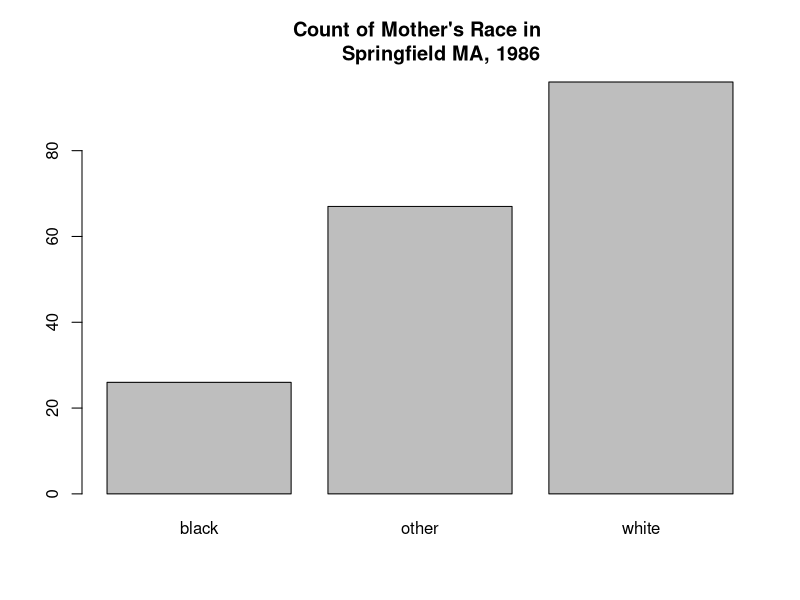
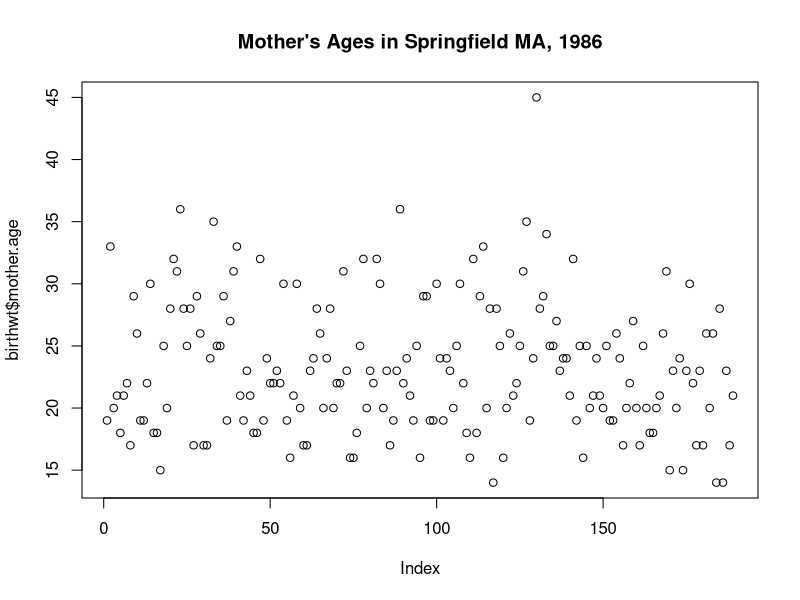
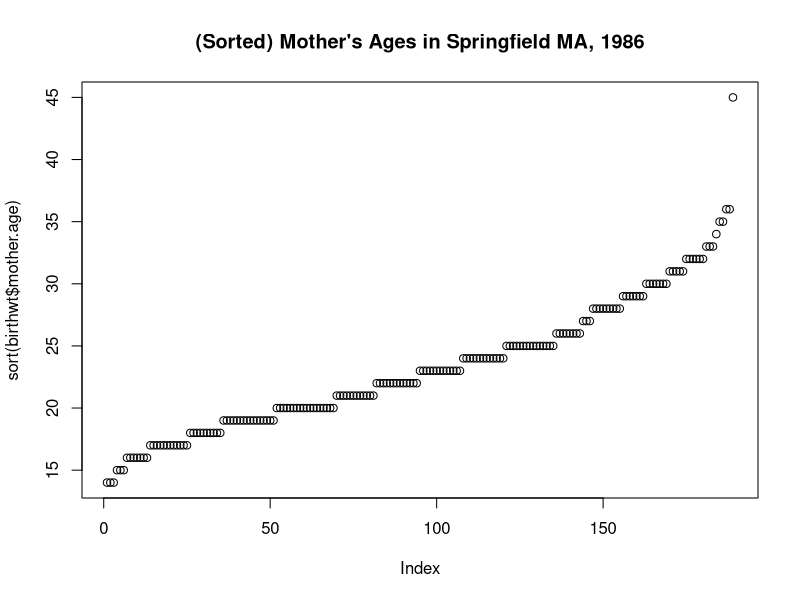
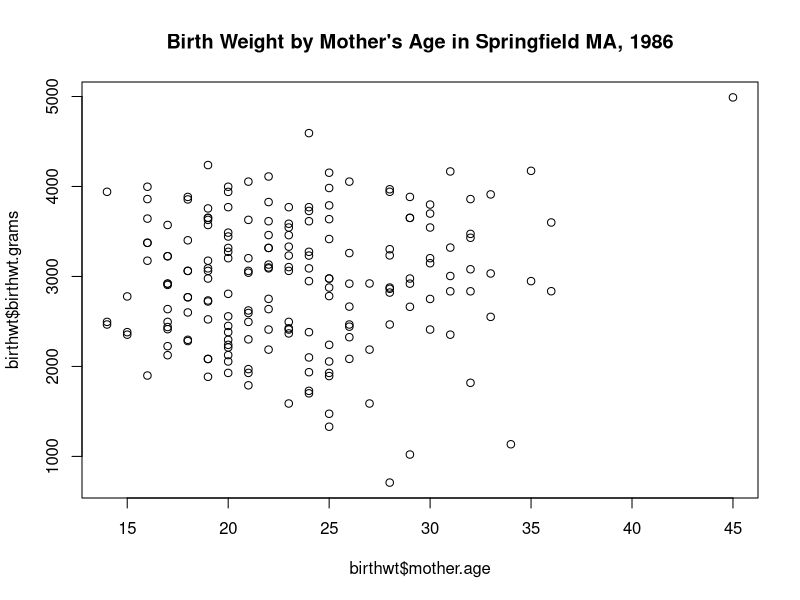
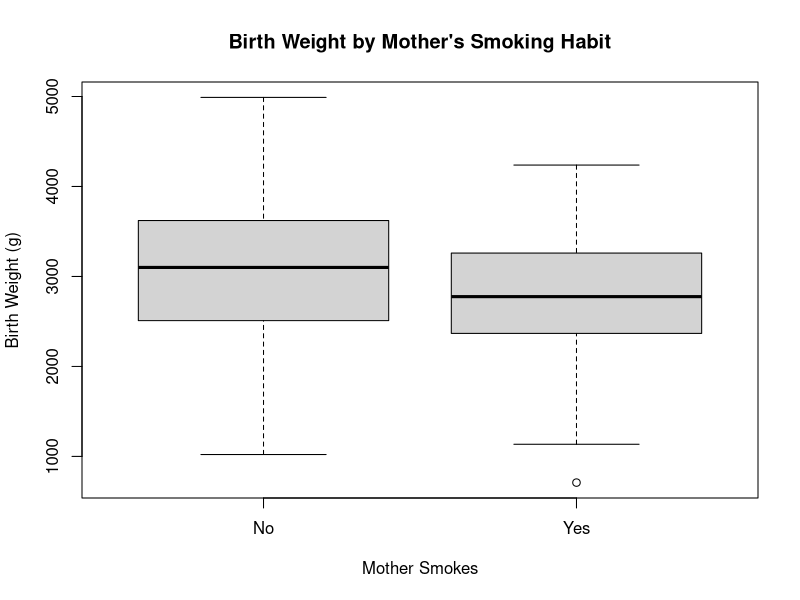
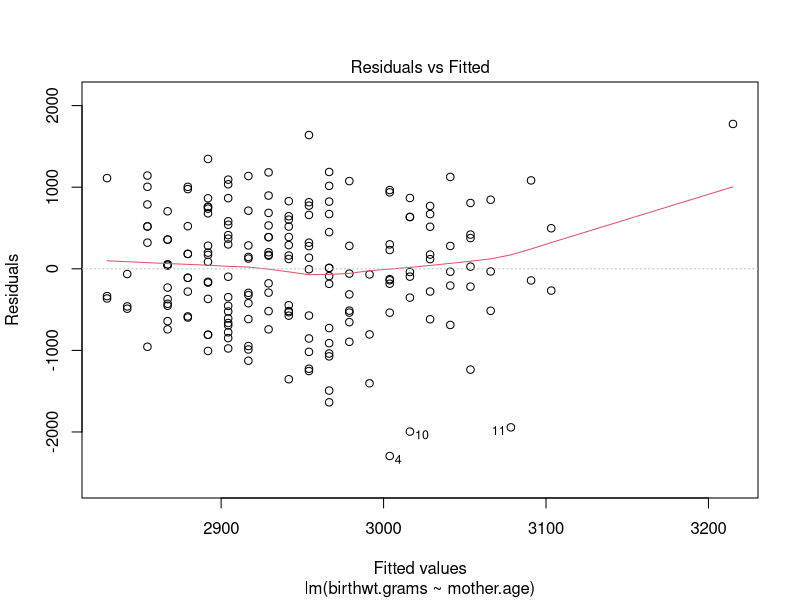
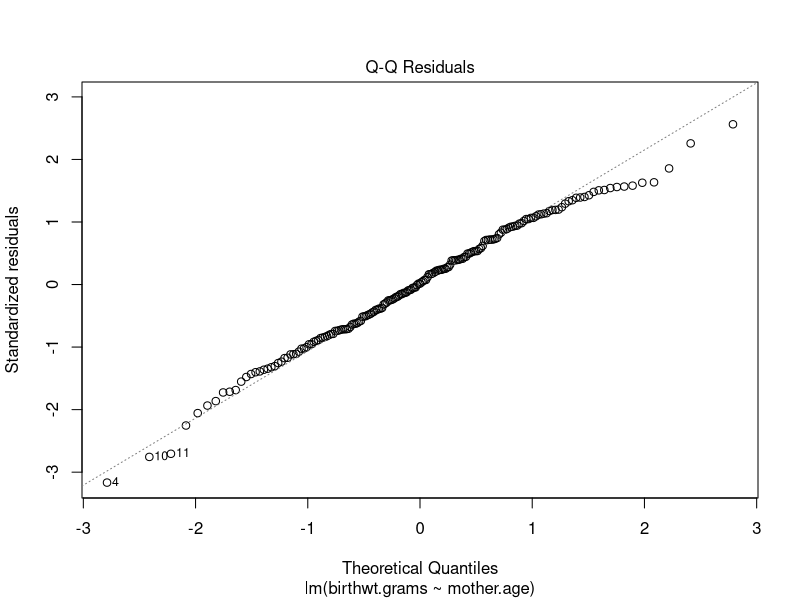
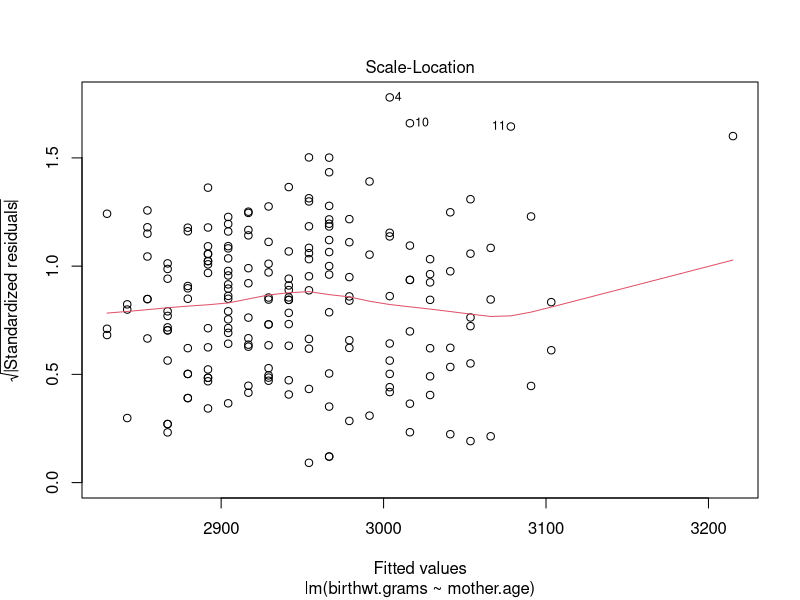

Reproduce these figures in R, in order.
## ---- chunk 1
library(MASS)
data(birthwt)
summary(birthwt)
## ---- chunk 2
colnames(birthwt)
colnames(birthwt) <- c("birthwt.below.2500", "mother.age", 
                       "mother.weight", "race",
                       "mother.smokes", "previous.prem.labor", 
                       "hypertension", "uterine.irr",
                       "physician.visits", "birthwt.grams")
## ---- chunk 3
birthwt$race <- factor(c("white", "black", "other")[birthwt$race])
birthwt$mother.smokes <- factor(c("No", "Yes")[birthwt$mother.smokes + 1])
birthwt$uterine.irr <- factor(c("No", "Yes")[birthwt$uterine.irr + 1])
birthwt$hypertension <- factor(c("No", "Yes")[birthwt$hypertension + 1])
## ---- chunk 4
summary(birthwt)
## ---- chunk 5
plot (birthwt$race)
title (main = "Count of Mother's Race in 
       Springfield MA, 1986")
## ---- chunk 6
plot (birthwt$mother.age)
title (main = "Mother's Ages in Springfield MA, 1986")
## ---- chunk 7
plot (sort(birthwt$mother.age))
title (main = "(Sorted) Mother's Ages in Springfield MA, 1986")
## ---- chunk 8
plot (birthwt$mother.age, birthwt$birthwt.grams)
title (main = "Birth Weight by Mother's Age in Springfield MA, 1986")
## ---- chunk 9
plot (birthwt$mother.smokes, birthwt$birthwt.grams, main="Birth Weight by Mother's Smoking Habit", ylab = "Birth Weight (g)", xlab="Mother Smokes")
## ---- chunk 10
t.test (birthwt$birthwt.grams[birthwt$mother.smokes == "Yes"], 
        birthwt$birthwt.grams[birthwt$mother.smokes == "No"])
## ---- chunk 11
linear.model.1 <- lm (birthwt.grams ~ mother.smokes, data=birthwt)
linear.model.1
## ---- chunk 12
summary(linear.model.1)
## ---- chunk 13
linear.model.2 <- lm (birthwt.grams ~ mother.age, data=birthwt)
linear.model.2
## ---- chunk 14
summary(linear.model.2)
## ---- chunk 15
plot(linear.model.2)
## ---- chunk 16
birthwt.noout <- birthwt[birthwt$mother.age <= 40,]
linear.model.3 <- lm (birthwt.grams ~ mother.age, data=birthwt.noout)
linear.model.3
## ---- chunk 17
summary(linear.model.3)
## ---- chunk 18
linear.model.3a <- lm (birthwt.grams ~ + mother.smokes + mother.age, data=birthwt.noout)
summary(linear.model.3a)
## ---- chunk 19
plot(linear.model.3a)
## ---- chunk 20
linear.model.3b <- lm (birthwt.grams ~ mother.age + mother.smokes*race, data=birthwt.noout)
summary(linear.model.3b)
## ---- chunk 21
plot(linear.model.3b)
## ---- chunk 22
linear.model.4 <- lm (birthwt.grams ~ ., data=birthwt.noout)
linear.model.4
## ---- chunk 23
linear.model.4a <- lm (birthwt.grams ~ . - birthwt.below.2500, data=birthwt.noout)
summary(linear.model.4a)
## ---- chunk 24
plot(linear.model.4a)
## ---- chunk 25
glm.0 <- glm (birthwt.below.2500 ~ . - birthwt.grams, data=birthwt.noout)
plot(glm.0)
## ---- chunk 26
glm.1 <- glm (birthwt.below.2500 ~ . - birthwt.grams, data=birthwt.noout, family=binomial(link=logit))
## ---- chunk 27
summary(glm.1)
## ---- chunk 28
plot(glm.1)
## ---- chunk 29
odds <- seq(1, nrow(birthwt.noout), by=2)
birthwt.in <- birthwt.noout[odds,]
birthwt.out <- birthwt.noout[-odds,]
linear.model.half <- 
  lm (birthwt.grams ~ 
      . - birthwt.below.2500, data=birthwt.in)
## ---- chunk 30
summary (linear.model.half)
## ---- chunk 31
birthwt.predict <- predict (linear.model.half)
cor (birthwt.in$birthwt.grams, birthwt.predict)
plot (birthwt.in$birthwt.grams, birthwt.predict)
## ---- chunk 32
birthwt.predict.out <- predict (linear.model.half, birthwt.out)
cor (birthwt.out$birthwt.grams, birthwt.predict.out)
plot (birthwt.out$birthwt.grams, birthwt.predict.out)
